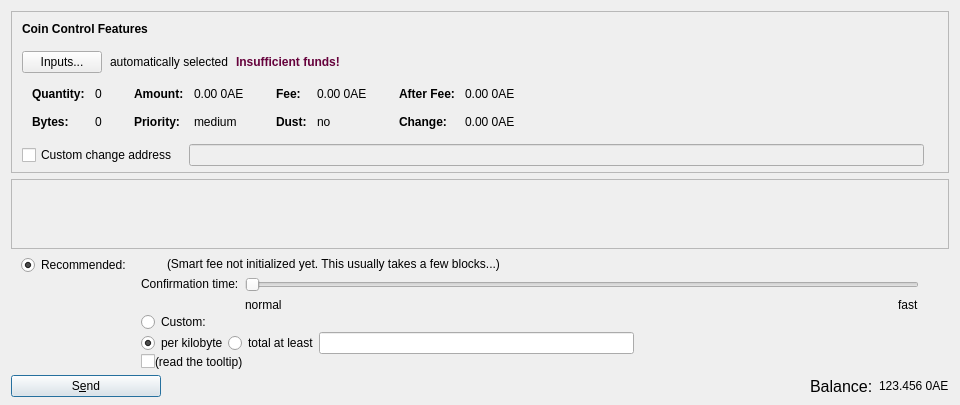
<?xml version="1.0" encoding="UTF-8"?>
<ui version="4.0">
 <class>SendCoinsDialog</class>
 <widget class="QDialog" name="SendCoinsDialog">
  <property name="geometry">
   <rect>
    <x>0</x>
    <y>0</y>
    <width>960</width>
    <height>320</height>
   </rect>
  </property>
  <property name="windowTitle">
   <string>Send Coins</string>
  </property>
  <layout class="QVBoxLayout" name="verticalLayout" stretch="0,1,0,0">
   <property name="bottomMargin">
    <number>8</number>
   </property>
   <item>
    <widget class="QFrame" name="frameCoinControl">
     <property name="sizePolicy">
      <sizepolicy hsizetype="Expanding" vsizetype="Expanding">
       <horstretch>0</horstretch>
       <verstretch>0</verstretch>
      </sizepolicy>
     </property>
     <property name="maximumSize">
      <size>
       <width>16777215</width>
       <height>16777215</height>
      </size>
     </property>
     <property name="frameShape">
      <enum>QFrame::StyledPanel</enum>
     </property>
     <property name="frameShadow">
      <enum>QFrame::Sunken</enum>
     </property>
     <layout class="QVBoxLayout" name="verticalLayoutCoinControl2">
      <property name="spacing">
       <number>0</number>
      </property>
      <property name="leftMargin">
       <number>0</number>
      </property>
      <property name="topMargin">
       <number>0</number>
      </property>
      <property name="rightMargin">
       <number>0</number>
      </property>
      <property name="bottomMargin">
       <number>6</number>
      </property>
      <item>
       <layout class="QVBoxLayout" name="verticalLayoutCoinControl" stretch="0,0,0">
        <property name="spacing">
         <number>0</number>
        </property>
        <property name="leftMargin">
         <number>10</number>
        </property>
        <property name="topMargin">
         <number>10</number>
        </property>
        <item>
         <layout class="QHBoxLayout" name="horizontalLayoutCoinControl1">
          <property name="bottomMargin">
           <number>15</number>
          </property>
          <item>
           <widget class="QLabel" name="labelCoinControlFeatures">
            <property name="sizePolicy">
             <sizepolicy hsizetype="Preferred" vsizetype="Maximum">
              <horstretch>0</horstretch>
              <verstretch>0</verstretch>
             </sizepolicy>
            </property>
            <property name="font">
             <font>
              <weight>75</weight>
              <bold>true</bold>
             </font>
            </property>
            <property name="styleSheet">
             <string notr="true">font-weight:bold;</string>
            </property>
            <property name="text">
             <string>Coin Control Features</string>
            </property>
           </widget>
          </item>
         </layout>
        </item>
        <item>
         <layout class="QHBoxLayout" name="horizontalLayoutCoinControl2" stretch="0">
          <property name="spacing">
           <number>8</number>
          </property>
          <property name="bottomMargin">
           <number>10</number>
          </property>
          <item>
           <widget class="QPushButton" name="pushButtonCoinControl">
            <property name="styleSheet">
             <string notr="true"/>
            </property>
            <property name="text">
             <string>Inputs...</string>
            </property>
            <property name="autoDefault">
             <bool>false</bool>
            </property>
           </widget>
          </item>
          <item>
           <widget class="QLabel" name="labelCoinControlAutomaticallySelected">
            <property name="text">
             <string>automatically selected</string>
            </property>
            <property name="margin">
             <number>5</number>
            </property>
           </widget>
          </item>
          <item>
           <widget class="QLabel" name="labelCoinControlInsuffFunds">
            <property name="font">
             <font>
              <weight>75</weight>
              <bold>true</bold>
             </font>
            </property>
            <property name="styleSheet">
             <string notr="true">color: #66023c;font-weight:bold;</string>
            </property>
            <property name="text">
             <string>Insufficient funds!</string>
            </property>
            <property name="margin">
             <number>5</number>
            </property>
           </widget>
          </item>
          <item>
           <spacer name="horizontalSpacerCoinControl">
            <property name="orientation">
             <enum>Qt::Horizontal</enum>
            </property>
            <property name="sizeHint" stdset="0">
             <size>
              <width>40</width>
              <height>1</height>
             </size>
            </property>
           </spacer>
          </item>
         </layout>
        </item>
        <item>
         <widget class="QWidget" name="widgetCoinControl" native="true">
          <property name="sizePolicy">
           <sizepolicy hsizetype="Preferred" vsizetype="Preferred">
            <horstretch>0</horstretch>
            <verstretch>0</verstretch>
           </sizepolicy>
          </property>
          <property name="minimumSize">
           <size>
            <width>0</width>
            <height>0</height>
           </size>
          </property>
          <property name="styleSheet">
           <string notr="true"/>
          </property>
          <layout class="QHBoxLayout" name="horizontalLayoutCoinControl5">
           <property name="leftMargin">
            <number>0</number>
           </property>
           <property name="topMargin">
            <number>0</number>
           </property>
           <property name="rightMargin">
            <number>0</number>
           </property>
           <property name="bottomMargin">
            <number>0</number>
           </property>
           <item>
            <layout class="QHBoxLayout" name="horizontalLayoutCoinControl3" stretch="0,0,0,1">
             <property name="spacing">
              <number>20</number>
             </property>
             <property name="topMargin">
              <number>0</number>
             </property>
             <property name="bottomMargin">
              <number>10</number>
             </property>
             <item>
              <layout class="QFormLayout" name="formLayoutCoinControl1">
               <property name="horizontalSpacing">
                <number>10</number>
               </property>
               <property name="verticalSpacing">
                <number>14</number>
               </property>
               <property name="leftMargin">
                <number>10</number>
               </property>
               <property name="topMargin">
                <number>4</number>
               </property>
               <property name="rightMargin">
                <number>6</number>
               </property>
               <item row="0" column="0">
                <widget class="QLabel" name="labelCoinControlQuantityText">
                 <property name="font">
                  <font>
                   <weight>75</weight>
                   <bold>true</bold>
                  </font>
                 </property>
                 <property name="text">
                  <string>Quantity:</string>
                 </property>
                 <property name="margin">
                  <number>0</number>
                 </property>
                </widget>
               </item>
               <item row="0" column="1">
                <widget class="QLabel" name="labelCoinControlQuantity">
                 <property name="cursor">
                  <cursorShape>IBeamCursor</cursorShape>
                 </property>
                 <property name="contextMenuPolicy">
                  <enum>Qt::ActionsContextMenu</enum>
                 </property>
                 <property name="text">
                  <string notr="true">0</string>
                 </property>
                 <property name="margin">
                  <number>0</number>
                 </property>
                 <property name="textInteractionFlags">
                  <set>Qt::LinksAccessibleByMouse|Qt::TextSelectableByKeyboard|Qt::TextSelectableByMouse</set>
                 </property>
                </widget>
               </item>
               <item row="1" column="0">
                <widget class="QLabel" name="labelCoinControlBytesText">
                 <property name="font">
                  <font>
                   <weight>75</weight>
                   <bold>true</bold>
                  </font>
                 </property>
                 <property name="text">
                  <string>Bytes:</string>
                 </property>
                </widget>
               </item>
               <item row="1" column="1">
                <widget class="QLabel" name="labelCoinControlBytes">
                 <property name="cursor">
                  <cursorShape>IBeamCursor</cursorShape>
                 </property>
                 <property name="contextMenuPolicy">
                  <enum>Qt::ActionsContextMenu</enum>
                 </property>
                 <property name="text">
                  <string notr="true">0</string>
                 </property>
                 <property name="textInteractionFlags">
                  <set>Qt::LinksAccessibleByMouse|Qt::TextSelectableByKeyboard|Qt::TextSelectableByMouse</set>
                 </property>
                </widget>
               </item>
              </layout>
             </item>
             <item>
              <layout class="QFormLayout" name="formLayoutCoinControl2">
               <property name="horizontalSpacing">
                <number>10</number>
               </property>
               <property name="verticalSpacing">
                <number>14</number>
               </property>
               <property name="leftMargin">
                <number>6</number>
               </property>
               <property name="topMargin">
                <number>4</number>
               </property>
               <property name="rightMargin">
                <number>6</number>
               </property>
               <item row="0" column="0">
                <widget class="QLabel" name="labelCoinControlAmountText">
                 <property name="font">
                  <font>
                   <weight>75</weight>
                   <bold>true</bold>
                  </font>
                 </property>
                 <property name="text">
                  <string>Amount:</string>
                 </property>
                 <property name="margin">
                  <number>0</number>
                 </property>
                </widget>
               </item>
               <item row="0" column="1">
                <widget class="QLabel" name="labelCoinControlAmount">
                 <property name="cursor">
                  <cursorShape>IBeamCursor</cursorShape>
                 </property>
                 <property name="contextMenuPolicy">
                  <enum>Qt::ActionsContextMenu</enum>
                 </property>
                 <property name="text">
                  <string notr="true">0.00 0AE</string>
                 </property>
                 <property name="textInteractionFlags">
                  <set>Qt::LinksAccessibleByMouse|Qt::TextSelectableByKeyboard|Qt::TextSelectableByMouse</set>
                 </property>
                </widget>
               </item>
               <item row="1" column="0">
                <widget class="QLabel" name="labelCoinControlPriorityText">
                 <property name="font">
                  <font>
                   <weight>75</weight>
                   <bold>true</bold>
                  </font>
                 </property>
                 <property name="text">
                  <string>Priority:</string>
                 </property>
                </widget>
               </item>
               <item row="1" column="1">
                <widget class="QLabel" name="labelCoinControlPriority">
                 <property name="cursor">
                  <cursorShape>IBeamCursor</cursorShape>
                 </property>
                 <property name="contextMenuPolicy">
                  <enum>Qt::ActionsContextMenu</enum>
                 </property>
                 <property name="text">
                  <string notr="true">medium</string>
                 </property>
                 <property name="textInteractionFlags">
                  <set>Qt::LinksAccessibleByMouse|Qt::TextSelectableByKeyboard|Qt::TextSelectableByMouse</set>
                 </property>
                </widget>
               </item>
              </layout>
             </item>
             <item>
              <layout class="QFormLayout" name="formLayoutCoinControl3">
               <property name="horizontalSpacing">
                <number>10</number>
               </property>
               <property name="verticalSpacing">
                <number>14</number>
               </property>
               <property name="leftMargin">
                <number>6</number>
               </property>
               <property name="topMargin">
                <number>4</number>
               </property>
               <property name="rightMargin">
                <number>6</number>
               </property>
               <item row="0" column="0">
                <widget class="QLabel" name="labelCoinControlFeeText">
                 <property name="font">
                  <font>
                   <weight>75</weight>
                   <bold>true</bold>
                  </font>
                 </property>
                 <property name="text">
                  <string>Fee:</string>
                 </property>
                 <property name="margin">
                  <number>0</number>
                 </property>
                </widget>
               </item>
               <item row="0" column="1">
                <widget class="QLabel" name="labelCoinControlFee">
                 <property name="cursor">
                  <cursorShape>IBeamCursor</cursorShape>
                 </property>
                 <property name="contextMenuPolicy">
                  <enum>Qt::ActionsContextMenu</enum>
                 </property>
                 <property name="text">
                  <string notr="true">0.00 0AE</string>
                 </property>
                 <property name="textInteractionFlags">
                  <set>Qt::LinksAccessibleByMouse|Qt::TextSelectableByKeyboard|Qt::TextSelectableByMouse</set>
                 </property>
                </widget>
               </item>
               <item row="1" column="0">
                <widget class="QLabel" name="labelCoinControlLowOutputText">
                 <property name="font">
                  <font>
                   <weight>75</weight>
                   <bold>true</bold>
                  </font>
                 </property>
                 <property name="text">
                  <string>Dust:</string>
                 </property>
                </widget>
               </item>
               <item row="1" column="1">
                <widget class="QLabel" name="labelCoinControlLowOutput">
                 <property name="cursor">
                  <cursorShape>IBeamCursor</cursorShape>
                 </property>
                 <property name="contextMenuPolicy">
                  <enum>Qt::ActionsContextMenu</enum>
                 </property>
                 <property name="text">
                  <string notr="true">no</string>
                 </property>
                 <property name="textInteractionFlags">
                  <set>Qt::LinksAccessibleByMouse|Qt::TextSelectableByKeyboard|Qt::TextSelectableByMouse</set>
                 </property>
                </widget>
               </item>
              </layout>
             </item>
             <item>
              <layout class="QFormLayout" name="formLayoutCoinControl4">
               <property name="horizontalSpacing">
                <number>10</number>
               </property>
               <property name="verticalSpacing">
                <number>14</number>
               </property>
               <property name="leftMargin">
                <number>6</number>
               </property>
               <property name="topMargin">
                <number>4</number>
               </property>
               <property name="rightMargin">
                <number>6</number>
               </property>
               <item row="0" column="0">
                <widget class="QLabel" name="labelCoinControlAfterFeeText">
                 <property name="font">
                  <font>
                   <weight>75</weight>
                   <bold>true</bold>
                  </font>
                 </property>
                 <property name="text">
                  <string>After Fee:</string>
                 </property>
                 <property name="margin">
                  <number>0</number>
                 </property>
                </widget>
               </item>
               <item row="0" column="1">
                <widget class="QLabel" name="labelCoinControlAfterFee">
                 <property name="cursor">
                  <cursorShape>IBeamCursor</cursorShape>
                 </property>
                 <property name="contextMenuPolicy">
                  <enum>Qt::ActionsContextMenu</enum>
                 </property>
                 <property name="text">
                  <string notr="true">0.00 0AE</string>
                 </property>
                 <property name="textInteractionFlags">
                  <set>Qt::LinksAccessibleByMouse|Qt::TextSelectableByKeyboard|Qt::TextSelectableByMouse</set>
                 </property>
                </widget>
               </item>
               <item row="1" column="0">
                <widget class="QLabel" name="labelCoinControlChangeText">
                 <property name="font">
                  <font>
                   <weight>75</weight>
                   <bold>true</bold>
                  </font>
                 </property>
                 <property name="text">
                  <string>Change:</string>
                 </property>
                </widget>
               </item>
               <item row="1" column="1">
                <widget class="QLabel" name="labelCoinControlChange">
                 <property name="cursor">
                  <cursorShape>IBeamCursor</cursorShape>
                 </property>
                 <property name="contextMenuPolicy">
                  <enum>Qt::ActionsContextMenu</enum>
                 </property>
                 <property name="text">
                  <string notr="true">0.00 0AE</string>
                 </property>
                 <property name="textInteractionFlags">
                  <set>Qt::LinksAccessibleByMouse|Qt::TextSelectableByKeyboard|Qt::TextSelectableByMouse</set>
                 </property>
                </widget>
               </item>
              </layout>
             </item>
            </layout>
           </item>
          </layout>
         </widget>
        </item>
        <item>
         <layout class="QHBoxLayout" name="horizontalLayoutCoinControl4" stretch="0,0,0,0,0,0">
          <property name="spacing">
           <number>12</number>
          </property>
          <property name="sizeConstraint">
           <enum>QLayout::SetDefaultConstraint</enum>
          </property>
          <property name="topMargin">
           <number>5</number>
          </property>
          <property name="rightMargin">
           <number>5</number>
          </property>
          <item>
           <widget class="QCheckBox" name="checkBoxCoinControlChange">
            <property name="toolTip">
             <string>If this is activated, but the change address is empty or invalid, change will be sent to a newly generated address.</string>
            </property>
            <property name="text">
             <string>Custom change address</string>
            </property>
           </widget>
          </item>
          <item>
           <widget class="QValidatedLineEdit" name="lineEditCoinControlChange">
            <property name="enabled">
             <bool>false</bool>
            </property>
            <property name="sizePolicy">
             <sizepolicy hsizetype="Expanding" vsizetype="Fixed">
              <horstretch>0</horstretch>
              <verstretch>0</verstretch>
             </sizepolicy>
            </property>
           </widget>
          </item>
          <item>
           <widget class="QLabel" name="labelCoinControlChangeLabel">
            <property name="sizePolicy">
             <sizepolicy hsizetype="Preferred" vsizetype="Expanding">
              <horstretch>0</horstretch>
              <verstretch>0</verstretch>
             </sizepolicy>
            </property>
            <property name="minimumSize">
             <size>
              <width>0</width>
              <height>0</height>
             </size>
            </property>
            <property name="text">
             <string/>
            </property>
            <property name="margin">
             <number>3</number>
            </property>
           </widget>
          </item>
         </layout>
        </item>
        <item>
         <spacer name="verticalSpacerCoinControl">
          <property name="orientation">
           <enum>Qt::Vertical</enum>
          </property>
          <property name="sizeHint" stdset="0">
           <size>
            <width>800</width>
            <height>1</height>
           </size>
          </property>
         </spacer>
        </item>
       </layout>
      </item>
     </layout>
    </widget>
   </item>
   <item>
    <widget class="QScrollArea" name="scrollArea">
     <property name="widgetResizable">
      <bool>true</bool>
     </property>
     <widget class="QWidget" name="scrollAreaWidgetContents">
      <property name="geometry">
       <rect>
        <x>0</x>
        <y>0</y>
        <width>824</width>
        <height>166</height>
       </rect>
      </property>
      <layout class="QVBoxLayout" name="verticalLayout_2" stretch="0,1">
       <property name="leftMargin">
        <number>0</number>
       </property>
       <property name="topMargin">
        <number>0</number>
       </property>
       <property name="rightMargin">
        <number>0</number>
       </property>
       <property name="bottomMargin">
        <number>0</number>
       </property>
       <item>
        <layout class="QVBoxLayout" name="entries">
         <property name="spacing">
          <number>6</number>
         </property>
        </layout>
       </item>
       <item>
        <spacer name="verticalSpacer">
         <property name="orientation">
          <enum>Qt::Vertical</enum>
         </property>
         <property name="sizeHint" stdset="0">
          <size>
           <width>20</width>
           <height>40</height>
          </size>
         </property>
        </spacer>
       </item>
      </layout>
     </widget>
    </widget>
   </item>
   <item>
    <widget class="QFrame" name="frameFee">
     <property name="sizePolicy">
      <sizepolicy hsizetype="Expanding" vsizetype="Maximum">
       <horstretch>0</horstretch>
       <verstretch>0</verstretch>
      </sizepolicy>
     </property>
     <property name="maximumSize">
      <size>
       <width>16777215</width>
       <height>16777215</height>
      </size>
     </property>
     <property name="frameShape">
      <enum>QFrame::NoFrame</enum>
     </property>
     <layout class="QVBoxLayout" name="verticalLayoutFee1">
      <property name="spacing">
       <number>0</number>
      </property>
      <property name="leftMargin">
       <number>0</number>
      </property>
      <property name="topMargin">
       <number>0</number>
      </property>
      <property name="rightMargin">
       <number>0</number>
      </property>
      <property name="bottomMargin">
       <number>0</number>
      </property>
      <item>
       <layout class="QVBoxLayout" name="verticalLayoutFee2" stretch="0,0,0">
        <property name="spacing">
         <number>0</number>
        </property>
        <property name="leftMargin">
         <number>10</number>
        </property>
        <property name="topMargin">
         <number>0</number>
        </property>
        <item>
         <layout class="QHBoxLayout" name="horizontalLayoutFee1">
          <property name="bottomMargin">
           <number>0</number>
          </property>
          <item>
           <layout class="QVBoxLayout" name="verticalLayoutFee7">
            <property name="spacing">
             <number>0</number>
            </property>
            <item>
             <spacer name="verticalSpacerSmartFee">
              <property name="orientation">
               <enum>Qt::Vertical</enum>
              </property>
              <property name="sizeType">
               <enum>QSizePolicy::Fixed</enum>
              </property>
              <property name="sizeHint" stdset="0">
               <size>
                <width>1</width>
                <height>0</height>
               </size>
              </property>
             </spacer>
            </item>
            <item>
             <spacer name="verticalSpacer_5">
              <property name="orientation">
               <enum>Qt::Vertical</enum>
              </property>
              <property name="sizeHint" stdset="0">
               <size>
                <width>1</width>
                <height>0</height>
               </size>
              </property>
             </spacer>
            </item>
           </layout>
          </item>
         </layout>
        </item>
        <item>
         <widget class="QFrame" name="frameFeeSelection">
          <layout class="QVBoxLayout" name="verticalLayoutFee12">
           <property name="spacing">
            <number>0</number>
           </property>
           <property name="leftMargin">
            <number>0</number>
           </property>
           <property name="topMargin">
            <number>0</number>
           </property>
           <property name="rightMargin">
            <number>0</number>
           </property>
           <property name="bottomMargin">
            <number>0</number>
           </property>
           <item>
            <layout class="QGridLayout" name="gridLayoutFee">
             <property name="topMargin">
              <number>0</number>
             </property>
             <property name="bottomMargin">
              <number>0</number>
             </property>
             <property name="horizontalSpacing">
              <number>10</number>
             </property>
             <property name="verticalSpacing">
              <number>0</number>
             </property>
             <item row="0" column="0">
              <layout class="QVBoxLayout" name="verticalLayoutFee4" stretch="0,1">
               <item>
                <widget class="QRadioButton" name="radioSmartFee">
                 <property name="text">
                  <string>Recommended:</string>
                 </property>
                 <property name="checked">
                  <bool>true</bool>
                 </property>
                 <attribute name="buttonGroup">
                  <string notr="true">groupFee</string>
                 </attribute>
                </widget>
               </item>
               <item>
                <spacer name="verticalSpacer_2">
                 <property name="orientation">
                  <enum>Qt::Vertical</enum>
                 </property>
                 <property name="sizeHint" stdset="0">
                  <size>
                   <width>1</width>
                   <height>0</height>
                  </size>
                 </property>
                </spacer>
               </item>
              </layout>
             </item>
             <item row="1" column="1">
              <layout class="QVBoxLayout" name="verticalLayoutFee8" stretch="0,1">
               <item>
                <widget class="QRadioButton" name="radioCustomFee">
                 <property name="text">
                  <string>Custom:</string>
                 </property>
                 <attribute name="buttonGroup">
                  <string notr="true">groupFee</string>
                 </attribute>
                </widget>
               </item>
               <item>
                <layout class="QHBoxLayout" name="horizontalLayoutFee13">
                 <item>
                  <widget class="QRadioButton" name="radioCustomPerKilobyte">
                   <property name="toolTip">
                    <string>If the custom fee is set to 1000 satoshis and the transaction is only 250 bytes, then &quot;per kilobyte&quot; only pays 250 satoshis in fee, while &quot;total at least&quot; pays 1000 satoshis. For transactions bigger than a kilobyte both pay by kilobyte.</string>
                   </property>
                   <property name="text">
                    <string>per kilobyte</string>
                   </property>
                   <property name="checked">
                    <bool>true</bool>
                   </property>
                   <attribute name="buttonGroup">
                    <string notr="true">groupCustomFee</string>
                   </attribute>
                  </widget>
                 </item>
                 <item>
                  <widget class="QRadioButton" name="radioCustomAtLeast">
                   <property name="toolTip">
                    <string>If the custom fee is set to 1000 satoshis and the transaction is only 250 bytes, then &quot;per kilobyte&quot; only pays 250 satoshis in fee, while &quot;total at least&quot; pays 1000 satoshis. For transactions bigger than a kilobyte both pay by kilobyte.</string>
                   </property>
                   <property name="text">
                    <string>total at least</string>
                   </property>
                   <attribute name="buttonGroup">
                    <string notr="true">groupCustomFee</string>
                   </attribute>
                  </widget>
                 </item>
                 <item>
                  <widget class="ElectrumAmountField" name="customFee"/>
                 </item>
                 <item>
                  <spacer name="horizontalSpacer_6">
                   <property name="orientation">
                    <enum>Qt::Horizontal</enum>
                   </property>
                   <property name="sizeHint" stdset="0">
                    <size>
                     <width>1</width>
                     <height>0</height>
                    </size>
                   </property>
                  </spacer>
                 </item>
                </layout>
               </item>
               <item>
                <layout class="QHBoxLayout" name="horizontalLayoutFee8">
                 <item>
                  <widget class="QCheckBox" name="checkBoxMinimumFee">
                   <property name="toolTip">
                    <string>Paying only the minimum fee is just fine as long as there is less transaction volume than space in the blocks. But be aware that this can end up in a never confirming transaction once there is more demand for electrum transactions than the network can process.</string>
                   </property>
                   <property name="text">
                    <string/>
                   </property>
                  </widget>
                 </item>
                 <item>
                  <widget class="QLabel" name="labelMinFeeWarning">
                   <property name="enabled">
                    <bool>true</bool>
                   </property>
                   <property name="toolTip">
                    <string>Paying only the minimum fee is just fine as long as there is less transaction volume than space in the blocks. But be aware that this can end up in a never confirming transaction once there is more demand for electrum transactions than the network can process.</string>
                   </property>
                   <property name="text">
                    <string>(read the tooltip)</string>
                   </property>
                   <property name="margin">
                    <number>5</number>
                   </property>
                  </widget>
                 </item>
                 <item>
                  <spacer name="horizontalSpacer_2">
                   <property name="orientation">
                    <enum>Qt::Horizontal</enum>
                   </property>
                   <property name="sizeHint" stdset="0">
                    <size>
                     <width>1</width>
                     <height>0</height>
                    </size>
                   </property>
                  </spacer>
                 </item>
                </layout>
               </item>
              </layout>
             </item>
             <item row="0" column="1">
              <layout class="QVBoxLayout" name="verticalLayoutFee3" stretch="0,0,1">
               <property name="spacing">
                <number>6</number>
               </property>
               <property name="topMargin">
                <number>2</number>
               </property>
               <item>
                <layout class="QHBoxLayout" name="horizontalLayoutFee12">
                 <item>
                  <widget class="QLabel" name="labelSmartFee">
                   <property name="text">
                    <string/>
                   </property>
                   <property name="margin">
                    <number>2</number>
                   </property>
                  </widget>
                 </item>
                 <item>
                  <widget class="QLabel" name="labelFeeEstimation">
                   <property name="text">
                    <string/>
                   </property>
                  </widget>
                 </item>
                 <item>
                  <widget class="QLabel" name="labelSmartFee2">
                   <property name="text">
                    <string>(Smart fee not initialized yet. This usually takes a few blocks...)</string>
                   </property>
                   <property name="margin">
                    <number>2</number>
                   </property>
                  </widget>
                 </item>
                 <item>
                  <spacer name="horizontalSpacer_5">
                   <property name="orientation">
                    <enum>Qt::Horizontal</enum>
                   </property>
                   <property name="sizeHint" stdset="0">
                    <size>
                     <width>1</width>
                     <height>0</height>
                    </size>
                   </property>
                  </spacer>
                 </item>
                </layout>
               </item>
               <item>
                <layout class="QHBoxLayout" name="horizontalLayoutFee9">
                 <item>
                  <layout class="QVBoxLayout" name="verticalLayoutFee6">
                   <item>
                    <widget class="QLabel" name="labelSmartFee3">
                     <property name="text">
                      <string>Confirmation time:</string>
                     </property>
                     <property name="margin">
                      <number>2</number>
                     </property>
                    </widget>
                   </item>
                   <item>
                    <spacer name="verticalSpacer_3">
                     <property name="orientation">
                      <enum>Qt::Vertical</enum>
                     </property>
                     <property name="sizeHint" stdset="0">
                      <size>
                       <width>1</width>
                       <height>0</height>
                      </size>
                     </property>
                    </spacer>
                   </item>
                  </layout>
                 </item>
                 <item>
                  <layout class="QVBoxLayout" name="verticalLayoutFee5">
                   <property name="rightMargin">
                    <number>30</number>
                   </property>
                   <item>
                    <widget class="QSlider" name="sliderSmartFee">
                     <property name="minimum">
                      <number>0</number>
                     </property>
                     <property name="maximum">
                      <number>24</number>
                     </property>
                     <property name="pageStep">
                      <number>1</number>
                     </property>
                     <property name="value">
                      <number>0</number>
                     </property>
                     <property name="orientation">
                      <enum>Qt::Horizontal</enum>
                     </property>
                     <property name="invertedAppearance">
                      <bool>false</bool>
                     </property>
                     <property name="invertedControls">
                      <bool>false</bool>
                     </property>
                     <property name="tickPosition">
                      <enum>QSlider::NoTicks</enum>
                     </property>
                    </widget>
                   </item>
                   <item>
                    <layout class="QHBoxLayout" name="horizontalLayoutFee10">
                     <item>
                      <widget class="QLabel" name="labelSmartFeeNormal">
                       <property name="text">
                        <string>normal</string>
                       </property>
                      </widget>
                     </item>
                     <item>
                      <spacer name="horizontalSpacer_3">
                       <property name="orientation">
                        <enum>Qt::Horizontal</enum>
                       </property>
                       <property name="sizeHint" stdset="0">
                        <size>
                         <width>40</width>
                         <height>0</height>
                        </size>
                       </property>
                      </spacer>
                     </item>
                     <item>
                      <widget class="QLabel" name="labelSmartFeeFast">
                       <property name="text">
                        <string>fast</string>
                       </property>
                      </widget>
                     </item>
                    </layout>
                   </item>
                  </layout>
                 </item>
                </layout>
               </item>
              </layout>
             </item>
            </layout>
           </item>
          </layout>
         </widget>
        </item>
       </layout>
      </item>
     </layout>
    </widget>
   </item>
   <item>
    <layout class="QHBoxLayout" name="horizontalLayout">
     <item>
      <widget class="QPushButton" name="sendButton">
       <property name="minimumSize">
        <size>
         <width>150</width>
         <height>0</height>
        </size>
       </property>
       <property name="toolTip">
        <string>Confirm the send action</string>
       </property>
       <property name="text">
        <string>S&amp;end</string>
       </property>
       <property name="icon">
        <iconset resource="../electrum.qrc">
         <normaloff>:/icons/send</normaloff>:/icons/send</iconset>
       </property>
       <property name="autoDefault">
        <bool>false</bool>
       </property>
       <property name="default">
        <bool>true</bool>
       </property>
      </widget>
     </item>
     <item>
      <spacer name="horizontalSpacer">
       <property name="orientation">
        <enum>Qt::Horizontal</enum>
       </property>
       <property name="sizeHint" stdset="0">
        <size>
         <width>40</width>
         <height>20</height>
        </size>
       </property>
      </spacer>
     </item>
     <item>
      <widget class="QLabel" name="label">
       <property name="font">
        <font>
         <pointsize>12</pointsize>
        </font>
       </property>
       <property name="text">
        <string>Balance:</string>
       </property>
      </widget>
     </item>
     <item>
      <widget class="QLabel" name="labelBalance">
       <property name="sizePolicy">
        <sizepolicy hsizetype="Preferred" vsizetype="Fixed">
         <horstretch>0</horstretch>
         <verstretch>0</verstretch>
        </sizepolicy>
       </property>
       <property name="cursor">
        <cursorShape>IBeamCursor</cursorShape>
       </property>
       <widget class="QPushButton" name="fullAmountBtn">
        <property name="cursor">
         <cursorShape>PointingHandCursor</cursorShape>
        </property>
        <property name="styleSheet">
         <string notr="true">border:0; background-color:none; </string>
        </property>
       </widget>
       <property name="text">
        <string notr="true">123.456 0AE</string>
       </property>
       <property name="textInteractionFlags">
        <set>Qt::LinksAccessibleByMouse|Qt::TextSelectableByKeyboard|Qt::TextSelectableByMouse</set>
       </property>
      </widget>
     </item>
    </layout>
   </item>
  </layout>
 </widget>
 <customwidgets>
  <customwidget>
   <class>QValidatedLineEdit</class>
   <extends>QLineEdit</extends>
   <header>qvalidatedlineedit.h</header>
  </customwidget>
  <customwidget>
   <class>ElectrumAmountField</class>
   <extends>QLineEdit</extends>
   <header>electrumamountfield.h</header>
   <container>1</container>
  </customwidget>
 </customwidgets>
 <resources>
  <include location="../electrum.qrc"/>
 </resources>
 <connections/>
 <buttongroups>
  <buttongroup name="groupCustomFee"/>
  <buttongroup name="groupFee"/>
 </buttongroups>
</ui>
